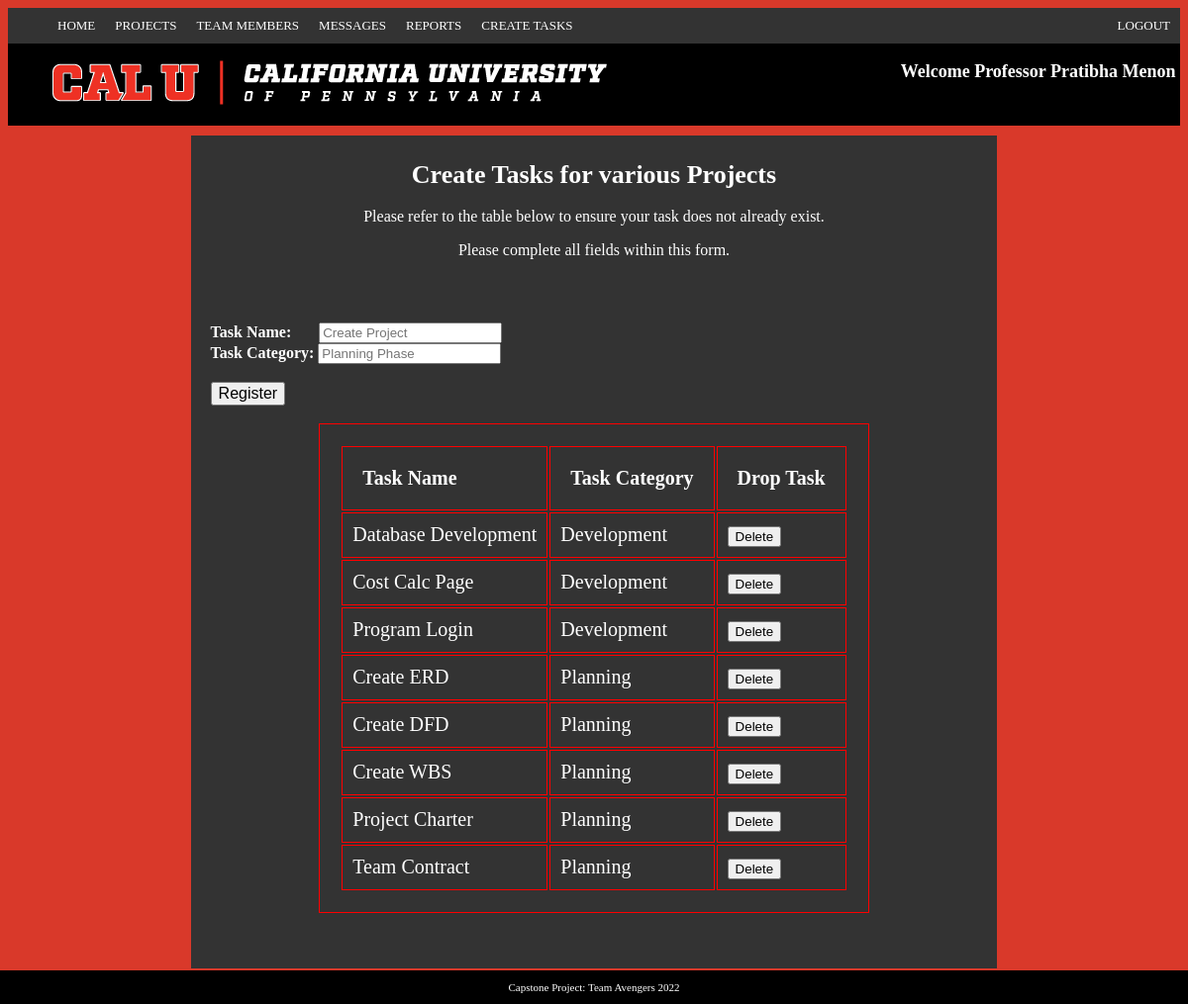
The page /projectDirector/create_tasks.php (signed in) on the database its author committed.
### tables this page shows
CREATE TABLE project_director (
    dir_id      INT           NOT NULL    AUTO_INCREMENT,
    dir_fname   VARCHAR(60)   NOT NULL,
    dir_lname   VARCHAR(60)   NOT NULL,
    username    VARCHAR(255)   NOT NULL,
    password    VARCHAR(255)   NOT NULL,
	reset_pass	VARCHAR(255),
    is_dir      VARCHAR(4),
    PRIMARY KEY (dir_id),
    UNIQUE INDEX username (username)
);

CREATE TABLE tasks (
    task_id         INT           NOT NULL AUTO_INCREMENT,
    task_name       VARCHAR(30)   NOT NULL,
    task_category   VARCHAR(30),
    PRIMARY KEY (task_id)
);

### projectDirector/director/dir_name.php (called while the page is built, shortened)
<?php
$username = $_SESSION['username'];
$query = 'SELECT * FROM project_director
					WHERE username = :username';
$statement = $db->prepare($query);
$statement->bindValue(':username',$username);
$statement->execute();
$variable1 = $statement->fetch();

### projectDirector/create_tasks.php (the view, shortened to what this page needs)
<?php
require_once('../inc/db_connect.php');
include('director/dir_name.php');
include('webpage/header.php');
$queryTasks = "SELECT * FROM tasks ORDER BY task_category";
$stmt = $db->prepare($queryTasks);
$stmt->execute();
$tasks = $stmt->fetchAll();
$error = '';
?>
<main>
	<div class="pdForm3">
		<h1>Create Tasks for various Projects</h1>
		<p>Please refer to the table below to ensure your task does not already exist.</p>
		<p>Please complete all fields within this form.</p>
		<div class="entryForm2">
			<form method="POST">
				<span style="color: yellow"><b><?php if($error != '') { echo $error; } ?></b></span><br>
				<br><label>Task Name:</label>&nbsp;&nbsp;&nbsp;&nbsp;&nbsp;&nbsp;
				<input type="text" name="task_name" placeholder="Create Project"><br>
				<label>Task Category:</label>
				<input type="text" name="task_category" placeholder="Planning Phase"><br>
				<br>
				<input type="submit" name="register" value="Register" style = "font-size: medium">	<br>
			</form><br>
				<table align="center">
					<tr>
						<th>Task Name</th>
						<th>Task Category</th>
						<th>Drop Task</th>
					</tr>
					<?php foreach($tasks as $task): ?>
					<tr>
						<td><?php echo $task["task_name"]; ?> </td>
						<td><?php echo $task["task_category"]; ?> </td>
						<td>
							<form method="POST">
								<input type="submit" name="deleteTask" value="Delete">
							</form>
						</td>
					</tr>
					<?php endforeach; ?>
				</table>
		</div><br><br>
	</div>
</main>
</body><br>
<footer><p>Capstone Project: Team Avengers 2022</p></footer>
</html>

### projectDirector/webpage/header.php (shortened to what this page needs)
<!DOCTYPE html>
<html lang="en">
<head>
	<link rel="stylesheet" href="webpage/main.css" />
	<link rel="stylesheet" href="https://cdnjs.cloudflare.com/ajax/libs/font-awesome/4.7.0/css/font-awesome.min.css">
</head>
<body>
<header>
	<nav>
		<div class="navbar">
			<ul>
				<li><a href="project_director_home.php">Home</a>
				<li><a href="#Projects">Projects</a>
				</li>
				<li><a href="#teamMembers">Team Members</a>
				</li>
				<li><a href="#messages">Messages</a>
				</li>
				<li><a href="run_reports.php">Reports</a></li>
				<li><a href="create_tasks.php">Create Tasks</a></li>
			</ul>
		<div class="logout">
			<div class="logout2">
				<ul>
					<li><a href="clear.php">LOGOUT</a><li>
				</ul>
			</div>
		</div>
	</nav>
	<div class="header">
		<div class="header2">
			<img src="webpage/caluBanner.jpg" alt="California University of Pennsylvania">
			<div class="greeting">
				<h3><b>Welcome Professor <?php echo $variable1['dir_fname']. " ". $variable1['dir_lname']; ?></b>&nbsp;</h3>
			</div>
		</div>
	</div>
</header>

### projectDirector/webpage/main.css (style rules this page uses)
html { background-color: rgb(217, 57, 42); }
body { width: auto; }
a { text-transform: uppercase; font-size: 14px; }
.navbar { background: #333; }
.navbar:after { content: ''; clear: both; display: block; }
.navbar ul { list-style: none; margin: 0; }
.navbar > ul > li { float: left; position: relative; }
.navbar ul li a { text-decoration: none; color: white; padding: 10px 10px; display: block; font-size: 13px; }
.logout { float: right; }
.logout2 a { text-decoration: none; color: white; margin: 0; }
.header { background-color: #919191; max-width: 100%; }
.header2 { background-color: black; height: auto; max-width: 100%; }
.greeting { float: right; }
h1 { color: white; font-size: 26px; }
h3 { color: white; font-size: 18px; }
main { padding: 10px; }
footer { position: fixed; left: 0; bottom: 0; width: 100%; background-color: black; color: white; text-align: center; font-size: 11px; }
.entryForm2 { padding: 12px; text-align: left; background: #333; color: white; }
input[name="register"] { cursor: pointer; }
li { max-width:335px; word-wrap:break-word; text-align:left; }
label { font-weight: bold; font-size: 12pt; }
.pdForm3 { padding: 8px; text-align: center; background: #333; width: auto; margin-left: 15%; color: white; margin-right: 15%; }
table, th, td { border: 1px double red; font-size:20px; width:auto; color: white; text-align: left; padding:10px }
table, th, td[class=blackBox] { background: #333; font-size:20px; width:auto; color: white; text-align: left; padding:20px }

### rows shown on the page
project_director: dir_fname "Pratibha", dir_lname "Menon"
tasks: task_name "Database Development", task_category "Development"
tasks: task_name "Cost Calc Page", task_category "Development"
tasks: task_name "Program Login", task_category "Development"
tasks: task_name "Create ERD", task_category "Planning"
tasks: task_name "Create DFD", task_category "Planning"
tasks: task_name "Create WBS", task_category "Planning"
tasks: task_name "Project Charter", task_category "Planning"
tasks: task_name "Team Contract", task_category "Planning"
